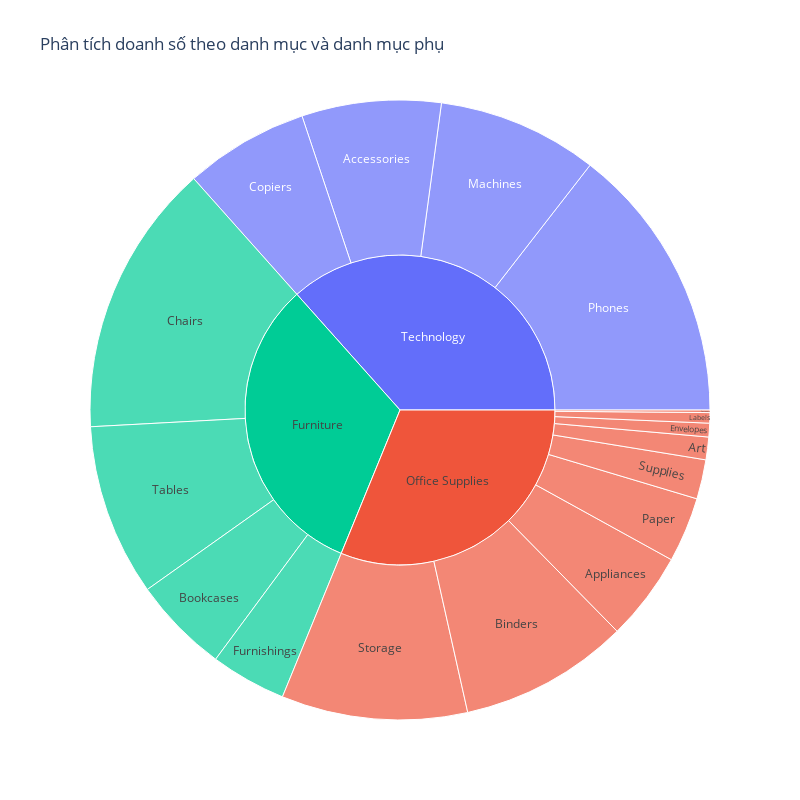

Source (notebook cell):
### Markdown cell above
#### Doanh số bán hàng theo từng danh mục

### Code cell
prod = raw_data[['Category', 'Sub-Category', 'Sales', 'order_year']]
fig = px.sunburst( prod, path=['Category', 'Sub-Category'], 
                values='Sales',
                color='Category',
                title="Phân tích doanh số theo danh mục và danh mục phụ",
                width=800, height=800
)
fig.show()

### Figure 1 — Plotly figure (JSON) as saved in the notebook; plotly's stock layout.template omitted (floating-point values rounded to 4 significant figures)
{"data": [{"branchvalues": "total", "customdata": [["Technology"], ["Office Supplies"], ["Office Supplies"], ["Furniture"], ["Office Supplies"], ["Furniture"], ["Furniture"], ["Office Supplies"], ["Office Supplies"], ["Technology"], ["Office Supplies"], ["Furniture"], ["Office Supplies"], ["Office Supplies"], ["Technology"], ["Furniture"], ["Office Supplies"], ["Office Supplies"], ["Technology"], ["Technology"]], "domain": {"x": [0, 1], "y": [0, 1]}, "hovertemplate": "labels=%{label}<br>Sales=%{value}<br>parent=%{parent}<br>id=%{id}<br>Category=%{customdata[0]}<extra></extra>", "ids": ["Technology/Accessories", "Office Supplies/Appliances", "Office Supplies/Binders", "Furniture/Chairs", "Office Supplies/Labels", "Furniture", "Furniture/Tables", "Office Supplies/Supplies", "Office Supplies/Storage", "Technology/Phones", "Office Supplies/Paper", "Furniture/Furnishings", "Office Supplies", "Office Supplies/Fasteners", "Technology/Copiers", "Furniture/Bookcases", "Office Supplies/Art", "Office Supplies/Envelopes", "Technology/Machines", "Technology"], "labels": ["Accessories", "Appliances", "Binders", "Chairs", "Labels", "Furniture", "Tables", "Supplies", "Storage", "Phones", "Paper", "Furnishings", "Office Supplies", "Fasteners", "Copiers", "Bookcases", "Art", "Envelopes", "Machines", "Technology"], "marker": {"colors": ["#636efa", "#EF553B", "#EF553B", "#00cc96", "#EF553B", "#00cc96", "#00cc96", "#EF553B", "#EF553B", "#636efa", "#EF553B", "#00cc96", "#EF553B", "#EF553B", "#636efa", "#00cc96", "#EF553B", "#EF553B", "#636efa", "#636efa"]}, "name": "", "parents": ["Technology", "Office Supplies", "Office Supplies", "Furniture", "Office Supplies", "", "Furniture", "Office Supplies", "Office Supplies", "Technology", "Office Supplies", "Furniture", "", "Office Supplies", "Technology", "Furniture", "Office Supplies", "Office Supplies", "Technology", ""], "type": "sunburst", "values": [164200.0, 104600.0, 200000.0, 322800.0, 12350.0, 728700.0, 202800.0, 46420.0, 219300.0, 327800.0, 76830.0, 89210.0, 705400.0, 3002.0, 146200.0, 113800.0, 26710.0, 16130.0, 189200.0, 827500.0]}], "layout": {"height": 800, "legend": {"tracegroupgap": 0}, "title": {"text": "Phân tích doanh số theo danh mục và danh mục phụ"}, "width": 800}}
